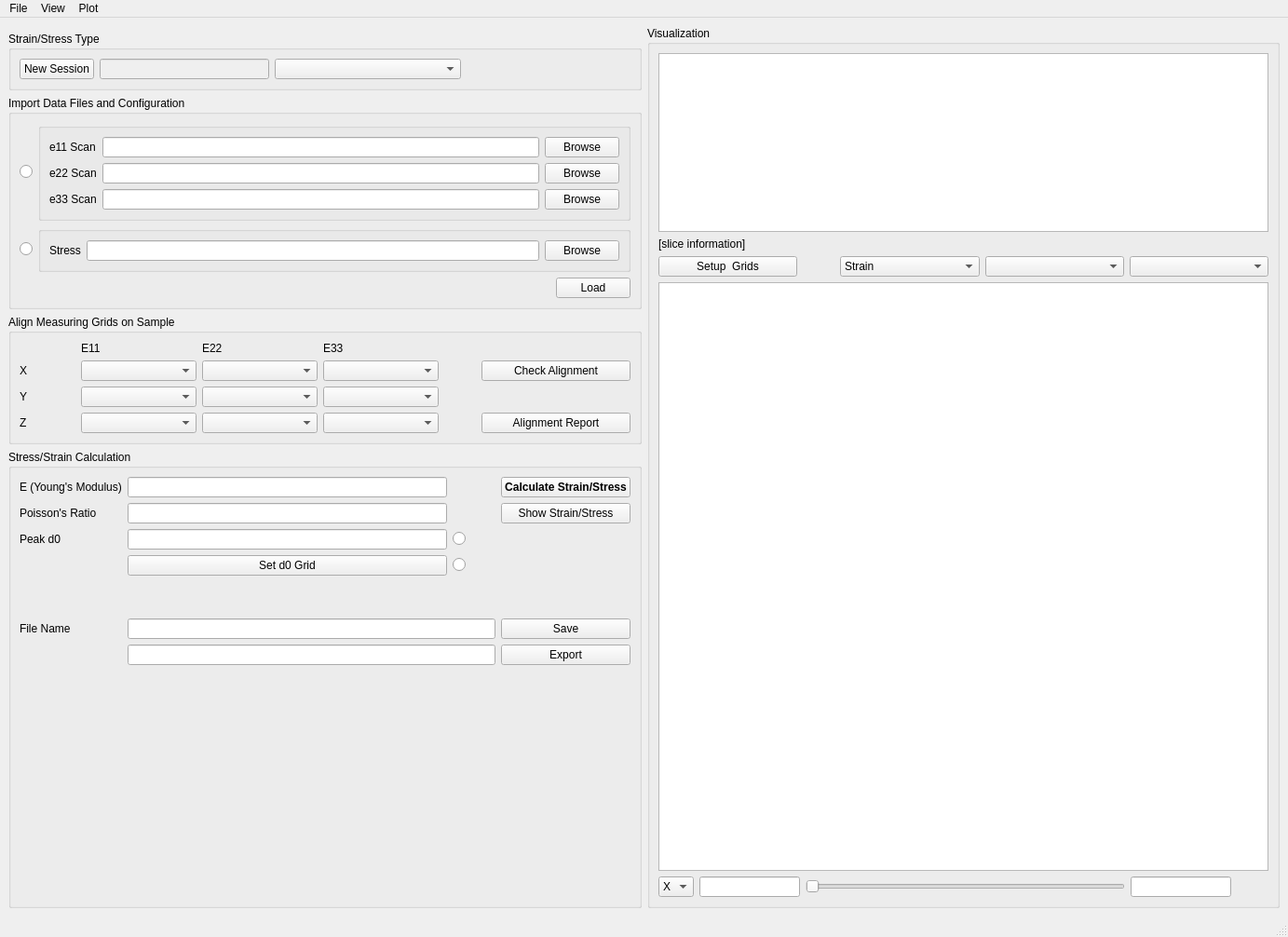
<?xml version="1.0" encoding="UTF-8"?>
<ui version="4.0">
 <class>MainWindow</class>
 <widget class="QMainWindow" name="MainWindow">
  <property name="geometry">
   <rect>
    <x>0</x>
    <y>0</y>
    <width>1383</width>
    <height>1006</height>
   </rect>
  </property>
  <property name="windowTitle">
   <string>MainWindow</string>
  </property>
  <widget class="QWidget" name="centralwidget">
   <layout class="QGridLayout" name="gridLayout_6">
    <item row="0" column="1" rowspan="5">
     <widget class="QGroupBox" name="groupBox_3">
      <property name="title">
       <string>Visualization</string>
      </property>
      <layout class="QVBoxLayout" name="verticalLayout">
       <item>
        <widget class="QPlainTextEdit" name="plainTextEdit_info">
         <property name="sizePolicy">
          <sizepolicy hsizetype="Expanding" vsizetype="Preferred">
           <horstretch>0</horstretch>
           <verstretch>0</verstretch>
          </sizepolicy>
         </property>
         <property name="toolTip">
          <string>&lt;html&gt;&lt;head/&gt;&lt;body&gt;&lt;p&gt;Title and other information&lt;/p&gt;&lt;/body&gt;&lt;/html&gt;</string>
         </property>
        </widget>
       </item>
       <item>
        <widget class="QLabel" name="label_sliceInformation">
         <property name="text">
          <string>[slice information]</string>
         </property>
        </widget>
       </item>
       <item>
        <layout class="QGridLayout" name="gridLayout_10">
         <item row="0" column="3">
          <widget class="QComboBox" name="comboBox_type">
           <item>
            <property name="text">
             <string>Strain</string>
            </property>
           </item>
           <item>
            <property name="text">
             <string>Stress</string>
            </property>
           </item>
           <item>
            <property name="text">
             <string>Peak Parameter</string>
            </property>
           </item>
          </widget>
         </item>
         <item row="0" column="2">
          <spacer name="horizontalSpacer_5">
           <property name="orientation">
            <enum>Qt::Horizontal</enum>
           </property>
           <property name="sizeType">
            <enum>QSizePolicy::Preferred</enum>
           </property>
           <property name="sizeHint" stdset="0">
            <size>
             <width>40</width>
             <height>20</height>
            </size>
           </property>
          </spacer>
         </item>
         <item row="0" column="0">
          <widget class="QPushButton" name="pushButton_alignGrids">
           <property name="toolTip">
            <string>&lt;html&gt;&lt;head/&gt;&lt;body&gt;&lt;p&gt;Set up the 3D grids to plot on&lt;/p&gt;&lt;/body&gt;&lt;/html&gt;</string>
           </property>
           <property name="text">
            <string>Setup  Grids</string>
           </property>
          </widget>
         </item>
         <item row="0" column="4">
          <widget class="QComboBox" name="comboBox_plotParameterName">
           <property name="sizePolicy">
            <sizepolicy hsizetype="Preferred" vsizetype="Fixed">
             <horstretch>0</horstretch>
             <verstretch>0</verstretch>
            </sizepolicy>
           </property>
          </widget>
         </item>
         <item row="0" column="5">
          <widget class="QComboBox" name="comboBox_paramDirection">
           <property name="toolTip">
            <string>&lt;html&gt;&lt;head/&gt;&lt;body&gt;&lt;p&gt;Only applied to peak parameters to plot. &lt;/p&gt;&lt;p&gt;Strain/stress has already assimilate the E11/E22/E33 in the result.&lt;/p&gt;&lt;/body&gt;&lt;/html&gt;</string>
           </property>
          </widget>
         </item>
        </layout>
       </item>
       <item>
        <widget class="SampleSliceView" name="graphicsView_sliceView">
         <property name="toolTip">
          <string>&lt;html&gt;&lt;head/&gt;&lt;body&gt;&lt;p&gt;Sliced view in contour plot&lt;/p&gt;&lt;/body&gt;&lt;/html&gt;</string>
         </property>
        </widget>
       </item>
       <item>
        <layout class="QHBoxLayout" name="horizontalLayout_2">
         <item>
          <widget class="QComboBox" name="comboBox_sliceDirection">
           <item>
            <property name="text">
             <string>X</string>
            </property>
           </item>
           <item>
            <property name="text">
             <string>Y</string>
            </property>
           </item>
           <item>
            <property name="text">
             <string>Z</string>
            </property>
           </item>
          </widget>
         </item>
         <item>
          <widget class="QLineEdit" name="lineEdit_sliceStartValue">
           <property name="sizePolicy">
            <sizepolicy hsizetype="Preferred" vsizetype="Fixed">
             <horstretch>0</horstretch>
             <verstretch>0</verstretch>
            </sizepolicy>
           </property>
          </widget>
         </item>
         <item>
          <widget class="QSlider" name="horizontalSlider_slicer3D">
           <property name="orientation">
            <enum>Qt::Horizontal</enum>
           </property>
          </widget>
         </item>
         <item>
          <widget class="QLineEdit" name="lineEdit_sliceEndValue">
           <property name="sizePolicy">
            <sizepolicy hsizetype="Preferred" vsizetype="Fixed">
             <horstretch>0</horstretch>
             <verstretch>0</verstretch>
            </sizepolicy>
           </property>
          </widget>
         </item>
         <item>
          <spacer name="horizontalSpacer_4">
           <property name="orientation">
            <enum>Qt::Horizontal</enum>
           </property>
           <property name="sizeType">
            <enum>QSizePolicy::Preferred</enum>
           </property>
           <property name="sizeHint" stdset="0">
            <size>
             <width>40</width>
             <height>20</height>
            </size>
           </property>
          </spacer>
         </item>
        </layout>
       </item>
      </layout>
     </widget>
    </item>
    <item row="4" column="0">
     <widget class="QGroupBox" name="groupBox_calculator">
      <property name="toolTip">
       <string>&lt;html&gt;&lt;head/&gt;&lt;body&gt;&lt;p&gt;Containing widgets related to stress/strain calculation setup&lt;/p&gt;&lt;/body&gt;&lt;/html&gt;</string>
      </property>
      <property name="title">
       <string>Stress/Strain Calculation</string>
      </property>
      <layout class="QGridLayout" name="gridLayout_4">
       <item row="5" column="1">
        <widget class="QLineEdit" name="lineEdit_d0"/>
       </item>
       <item row="6" column="2">
        <widget class="QRadioButton" name="radioButton_d0Grid">
         <property name="text">
          <string/>
         </property>
        </widget>
       </item>
       <item row="6" column="1">
        <widget class="QPushButton" name="pushButton_setd0Grid">
         <property name="text">
          <string>Set d0 Grid</string>
         </property>
        </widget>
       </item>
       <item row="5" column="0">
        <widget class="QLabel" name="label_10">
         <property name="text">
          <string>Peak d0</string>
         </property>
        </widget>
       </item>
       <item row="3" column="2">
        <spacer name="horizontalSpacer_2">
         <property name="orientation">
          <enum>Qt::Horizontal</enum>
         </property>
         <property name="sizeType">
          <enum>QSizePolicy::Preferred</enum>
         </property>
         <property name="sizeHint" stdset="0">
          <size>
           <width>40</width>
           <height>20</height>
          </size>
         </property>
        </spacer>
       </item>
       <item row="9" column="4">
        <widget class="QPushButton" name="pushButton_exportSpecialType">
         <property name="maximumSize">
          <size>
           <width>200</width>
           <height>200</height>
          </size>
         </property>
         <property name="text">
          <string>Export</string>
         </property>
        </widget>
       </item>
       <item row="5" column="2">
        <widget class="QRadioButton" name="radioButton_uniformD0">
         <property name="text">
          <string/>
         </property>
        </widget>
       </item>
       <item row="9" column="1" colspan="3">
        <widget class="QLineEdit" name="lineEdit_exportFileName"/>
       </item>
       <item row="10" column="1">
        <spacer name="verticalSpacer">
         <property name="orientation">
          <enum>Qt::Vertical</enum>
         </property>
         <property name="sizeHint" stdset="0">
          <size>
           <width>20</width>
           <height>40</height>
          </size>
         </property>
        </spacer>
       </item>
       <item row="8" column="0">
        <widget class="QLabel" name="label_7">
         <property name="text">
          <string>File Name</string>
         </property>
        </widget>
       </item>
       <item row="8" column="4">
        <widget class="QPushButton" name="pushButton_saveStressStrain">
         <property name="maximumSize">
          <size>
           <width>200</width>
           <height>200</height>
          </size>
         </property>
         <property name="text">
          <string>Save</string>
         </property>
        </widget>
       </item>
       <item row="7" column="2">
        <spacer name="verticalSpacer_3">
         <property name="orientation">
          <enum>Qt::Vertical</enum>
         </property>
         <property name="sizeType">
          <enum>QSizePolicy::Preferred</enum>
         </property>
         <property name="sizeHint" stdset="0">
          <size>
           <width>20</width>
           <height>40</height>
          </size>
         </property>
        </spacer>
       </item>
       <item row="8" column="1" colspan="3">
        <widget class="QLineEdit" name="lineEdit_outputFileName"/>
       </item>
       <item row="2" column="0">
        <widget class="QLabel" name="label_5">
         <property name="maximumSize">
          <size>
           <width>140</width>
           <height>16777215</height>
          </size>
         </property>
         <property name="text">
          <string>E (Young's Modulus)</string>
         </property>
        </widget>
       </item>
       <item row="2" column="1">
        <widget class="QLineEdit" name="lineEdit_youngModulus"/>
       </item>
       <item row="3" column="0">
        <widget class="QLabel" name="label_poisson">
         <property name="text">
          <string>Poisson's Ratio</string>
         </property>
        </widget>
       </item>
       <item row="3" column="1">
        <widget class="QLineEdit" name="lineEdit_poissonRatio"/>
       </item>
       <item row="2" column="4">
        <widget class="QPushButton" name="pushButton_calUnconstrainedStress">
         <property name="maximumSize">
          <size>
           <width>200</width>
           <height>200</height>
          </size>
         </property>
         <property name="font">
          <font>
           <weight>75</weight>
           <bold>true</bold>
          </font>
         </property>
         <property name="text">
          <string>Calculate Strain/Stress</string>
         </property>
        </widget>
       </item>
       <item row="3" column="4">
        <widget class="QPushButton" name="pushButton_launchSSTable">
         <property name="toolTip">
          <string>&lt;html&gt;&lt;head/&gt;&lt;body&gt;&lt;p&gt;Show strain stress in a table&lt;/p&gt;&lt;/body&gt;&lt;/html&gt;</string>
         </property>
         <property name="text">
          <string>Show Strain/Stress</string>
         </property>
        </widget>
       </item>
      </layout>
     </widget>
    </item>
    <item row="3" column="0">
     <widget class="QGroupBox" name="groupBox_alignGrids">
      <property name="title">
       <string>Align Measuring Grids on Sample</string>
      </property>
      <layout class="QGridLayout" name="gridLayout_8">
       <item row="0" column="0">
        <layout class="QGridLayout" name="gridLayout_7">
         <item row="2" column="3">
          <widget class="QComboBox" name="comboBox_sampleLogNameY_E33">
           <property name="sizePolicy">
            <sizepolicy hsizetype="Expanding" vsizetype="Fixed">
             <horstretch>0</horstretch>
             <verstretch>0</verstretch>
            </sizepolicy>
           </property>
          </widget>
         </item>
         <item row="0" column="2">
          <widget class="QLabel" name="label_12">
           <property name="text">
            <string>E22</string>
           </property>
          </widget>
         </item>
         <item row="2" column="0">
          <widget class="QLabel" name="label_8">
           <property name="sizePolicy">
            <sizepolicy hsizetype="Minimum" vsizetype="Preferred">
             <horstretch>0</horstretch>
             <verstretch>0</verstretch>
            </sizepolicy>
           </property>
           <property name="maximumSize">
            <size>
             <width>60</width>
             <height>16777215</height>
            </size>
           </property>
           <property name="text">
            <string>Y</string>
           </property>
          </widget>
         </item>
         <item row="3" column="0">
          <widget class="QLabel" name="label_9">
           <property name="sizePolicy">
            <sizepolicy hsizetype="Minimum" vsizetype="Preferred">
             <horstretch>0</horstretch>
             <verstretch>0</verstretch>
            </sizepolicy>
           </property>
           <property name="maximumSize">
            <size>
             <width>60</width>
             <height>16777215</height>
            </size>
           </property>
           <property name="text">
            <string>Z</string>
           </property>
          </widget>
         </item>
         <item row="1" column="0">
          <widget class="QLabel" name="label_6">
           <property name="sizePolicy">
            <sizepolicy hsizetype="Minimum" vsizetype="Preferred">
             <horstretch>0</horstretch>
             <verstretch>0</verstretch>
            </sizepolicy>
           </property>
           <property name="minimumSize">
            <size>
             <width>60</width>
             <height>0</height>
            </size>
           </property>
           <property name="maximumSize">
            <size>
             <width>60</width>
             <height>16777215</height>
            </size>
           </property>
           <property name="text">
            <string>X</string>
           </property>
          </widget>
         </item>
         <item row="1" column="1">
          <widget class="QComboBox" name="comboBox_sampleLogNameX_E11">
           <property name="sizePolicy">
            <sizepolicy hsizetype="Expanding" vsizetype="Fixed">
             <horstretch>0</horstretch>
             <verstretch>0</verstretch>
            </sizepolicy>
           </property>
           <property name="toolTip">
            <string>&lt;html&gt;&lt;head/&gt;&lt;body&gt;&lt;p&gt;Name of sample log index for coordinate on x-direction.&lt;/p&gt;&lt;p&gt;&lt;br/&gt;&lt;/p&gt;&lt;p&gt;For example: vx&lt;/p&gt;&lt;/body&gt;&lt;/html&gt;</string>
           </property>
          </widget>
         </item>
         <item row="2" column="1">
          <widget class="QComboBox" name="comboBox_sampleLogNameY_E11">
           <property name="sizePolicy">
            <sizepolicy hsizetype="Preferred" vsizetype="Fixed">
             <horstretch>0</horstretch>
             <verstretch>0</verstretch>
            </sizepolicy>
           </property>
           <property name="toolTip">
            <string>&lt;html&gt;&lt;head/&gt;&lt;body&gt;&lt;p&gt;Name of sample log index for coordinate on Y-direction.&lt;/p&gt;&lt;p&gt;&lt;br/&gt;&lt;/p&gt;&lt;p&gt;For example:  vy&lt;/p&gt;&lt;/body&gt;&lt;/html&gt;</string>
           </property>
          </widget>
         </item>
         <item row="3" column="1">
          <widget class="QComboBox" name="comboBox_sampleLogNameZ_E11">
           <property name="sizePolicy">
            <sizepolicy hsizetype="Preferred" vsizetype="Fixed">
             <horstretch>0</horstretch>
             <verstretch>0</verstretch>
            </sizepolicy>
           </property>
           <property name="toolTip">
            <string>&lt;html&gt;&lt;head/&gt;&lt;body&gt;&lt;p&gt;Name of sample log index for coordinate on Z-direction.&lt;/p&gt;&lt;p&gt;&lt;br/&gt;&lt;/p&gt;&lt;p&gt;For example:  vz&lt;/p&gt;&lt;p&gt;&lt;br/&gt;&lt;/p&gt;&lt;/body&gt;&lt;/html&gt;</string>
           </property>
          </widget>
         </item>
         <item row="1" column="4">
          <spacer name="horizontalSpacer_3">
           <property name="orientation">
            <enum>Qt::Horizontal</enum>
           </property>
           <property name="sizeType">
            <enum>QSizePolicy::Preferred</enum>
           </property>
           <property name="sizeHint" stdset="0">
            <size>
             <width>40</width>
             <height>20</height>
            </size>
           </property>
          </spacer>
         </item>
         <item row="1" column="2">
          <widget class="QComboBox" name="comboBox_sampleLogNameX_E22">
           <property name="sizePolicy">
            <sizepolicy hsizetype="Expanding" vsizetype="Fixed">
             <horstretch>0</horstretch>
             <verstretch>0</verstretch>
            </sizepolicy>
           </property>
          </widget>
         </item>
         <item row="2" column="2">
          <widget class="QComboBox" name="comboBox_sampleLogNameY_E22">
           <property name="sizePolicy">
            <sizepolicy hsizetype="Expanding" vsizetype="Fixed">
             <horstretch>0</horstretch>
             <verstretch>0</verstretch>
            </sizepolicy>
           </property>
          </widget>
         </item>
         <item row="3" column="2">
          <widget class="QComboBox" name="comboBox_sampleLogNameZ_E22">
           <property name="sizePolicy">
            <sizepolicy hsizetype="Expanding" vsizetype="Fixed">
             <horstretch>0</horstretch>
             <verstretch>0</verstretch>
            </sizepolicy>
           </property>
          </widget>
         </item>
         <item row="0" column="1">
          <widget class="QLabel" name="label_11">
           <property name="text">
            <string>E11</string>
           </property>
          </widget>
         </item>
         <item row="1" column="3">
          <widget class="QComboBox" name="comboBox_sampleLogNameX_E33">
           <property name="sizePolicy">
            <sizepolicy hsizetype="Expanding" vsizetype="Fixed">
             <horstretch>0</horstretch>
             <verstretch>0</verstretch>
            </sizepolicy>
           </property>
          </widget>
         </item>
         <item row="0" column="3">
          <widget class="QLabel" name="label_13">
           <property name="text">
            <string>E33</string>
           </property>
          </widget>
         </item>
         <item row="3" column="3">
          <widget class="QComboBox" name="comboBox_sampleLogNameZ_E33">
           <property name="sizePolicy">
            <sizepolicy hsizetype="Expanding" vsizetype="Fixed">
             <horstretch>0</horstretch>
             <verstretch>0</verstretch>
            </sizepolicy>
           </property>
          </widget>
         </item>
         <item row="3" column="5">
          <widget class="QPushButton" name="pushButton_showAlignGridTable">
           <property name="toolTip">
            <string>&lt;html&gt;&lt;head/&gt;&lt;body&gt;&lt;p&gt;Show report (in table) for alignment&lt;/p&gt;&lt;/body&gt;&lt;/html&gt;</string>
           </property>
           <property name="text">
            <string>Alignment Report</string>
           </property>
          </widget>
         </item>
         <item row="1" column="5">
          <widget class="QPushButton" name="pushButton_preAlignSampleLogXYZ">
           <property name="minimumSize">
            <size>
             <width>160</width>
             <height>0</height>
            </size>
           </property>
           <property name="maximumSize">
            <size>
             <width>200</width>
             <height>16777215</height>
            </size>
           </property>
           <property name="text">
            <string>Check Alignment</string>
           </property>
          </widget>
         </item>
        </layout>
       </item>
      </layout>
     </widget>
    </item>
    <item row="1" column="0">
     <widget class="QGroupBox" name="groupBox_2">
      <property name="title">
       <string>Strain/Stress Type</string>
      </property>
      <layout class="QGridLayout" name="gridLayout_9">
       <item row="0" column="1">
        <widget class="QLineEdit" name="lineEdit_sessionName">
         <property name="enabled">
          <bool>false</bool>
         </property>
         <property name="font">
          <font>
           <pointsize>9</pointsize>
          </font>
         </property>
        </widget>
       </item>
       <item row="0" column="0">
        <widget class="QPushButton" name="pushButton_newSession">
         <property name="text">
          <string>New Session</string>
         </property>
        </widget>
       </item>
       <item row="0" column="2">
        <widget class="QComboBox" name="comboBox_typeStrainStress">
         <property name="minimumSize">
          <size>
           <width>200</width>
           <height>0</height>
          </size>
         </property>
        </widget>
       </item>
       <item row="0" column="3">
        <spacer name="horizontalSpacer_6">
         <property name="orientation">
          <enum>Qt::Horizontal</enum>
         </property>
         <property name="sizeType">
          <enum>QSizePolicy::Expanding</enum>
         </property>
         <property name="sizeHint" stdset="0">
          <size>
           <width>40</width>
           <height>20</height>
          </size>
         </property>
        </spacer>
       </item>
      </layout>
     </widget>
    </item>
    <item row="2" column="0">
     <widget class="QGroupBox" name="groupBox_importData">
      <property name="title">
       <string>Import Data Files and Configuration</string>
      </property>
      <layout class="QGridLayout" name="gridLayout_3">
       <item row="1" column="1">
        <widget class="QGroupBox" name="groupBox_importRawFiles">
         <property name="title">
          <string/>
         </property>
         <layout class="QGridLayout" name="gridLayout_2">
          <item row="0" column="0">
           <widget class="QLabel" name="label">
            <property name="text">
             <string>e11 Scan</string>
            </property>
           </widget>
          </item>
          <item row="0" column="1">
           <widget class="QLineEdit" name="lineEdit_e11ScanFile"/>
          </item>
          <item row="0" column="2">
           <widget class="QPushButton" name="pushButton_browse_e11ScanFile">
            <property name="text">
             <string>Browse</string>
            </property>
           </widget>
          </item>
          <item row="1" column="0">
           <widget class="QLabel" name="label_2">
            <property name="text">
             <string>e22 Scan</string>
            </property>
           </widget>
          </item>
          <item row="1" column="1">
           <widget class="QLineEdit" name="lineEdit_e22ScanFile"/>
          </item>
          <item row="1" column="2">
           <widget class="QPushButton" name="pushButton_browse_e22ScanFile">
            <property name="text">
             <string>Browse</string>
            </property>
           </widget>
          </item>
          <item row="2" column="0">
           <widget class="QLabel" name="label_3">
            <property name="text">
             <string>e33 Scan</string>
            </property>
           </widget>
          </item>
          <item row="2" column="1">
           <widget class="QLineEdit" name="lineEdit_e33ScanFile"/>
          </item>
          <item row="2" column="2">
           <widget class="QPushButton" name="pushButton_browse_e33ScanFile">
            <property name="text">
             <string>Browse</string>
            </property>
           </widget>
          </item>
         </layout>
        </widget>
       </item>
       <item row="1" column="0">
        <widget class="QRadioButton" name="radioButton_loadRaw">
         <property name="text">
          <string/>
         </property>
        </widget>
       </item>
       <item row="2" column="0">
        <widget class="QRadioButton" name="radioButton_loadReduced">
         <property name="text">
          <string/>
         </property>
        </widget>
       </item>
       <item row="2" column="1">
        <widget class="QGroupBox" name="groupBox_importReducedFile">
         <property name="title">
          <string/>
         </property>
         <layout class="QGridLayout" name="gridLayout">
          <item row="0" column="0">
           <widget class="QLabel" name="label_4">
            <property name="text">
             <string>Stress</string>
            </property>
           </widget>
          </item>
          <item row="0" column="1">
           <widget class="QLineEdit" name="lineEdit_reducedFile"/>
          </item>
          <item row="0" column="2">
           <widget class="QPushButton" name="pushButton_browseReducedFile">
            <property name="text">
             <string>Browse</string>
            </property>
           </widget>
          </item>
         </layout>
        </widget>
       </item>
       <item row="3" column="1">
        <layout class="QGridLayout" name="gridLayout_5">
         <item row="0" column="1">
          <widget class="QPushButton" name="pushButton_loadFile">
           <property name="toolTip">
            <string>&lt;html&gt;&lt;head/&gt;&lt;body&gt;&lt;p&gt;Button to load the reduced HB2B data with peak fitting result.&lt;/p&gt;&lt;p&gt;&lt;br/&gt;&lt;/p&gt;&lt;p&gt;It is disabled if the strain stress session is not set up.&lt;/p&gt;&lt;/body&gt;&lt;/html&gt;</string>
           </property>
           <property name="text">
            <string>Load</string>
           </property>
          </widget>
         </item>
         <item row="0" column="0">
          <spacer name="horizontalSpacer">
           <property name="orientation">
            <enum>Qt::Horizontal</enum>
           </property>
           <property name="sizeHint" stdset="0">
            <size>
             <width>40</width>
             <height>20</height>
            </size>
           </property>
          </spacer>
         </item>
        </layout>
       </item>
      </layout>
     </widget>
    </item>
   </layout>
  </widget>
  <widget class="QMenuBar" name="menubar">
   <property name="geometry">
    <rect>
     <x>0</x>
     <y>0</y>
     <width>1383</width>
     <height>25</height>
    </rect>
   </property>
   <widget class="QMenu" name="menuFile">
    <property name="title">
     <string>File</string>
    </property>
    <addaction name="actionNew_Session"/>
    <addaction name="actionOpen"/>
    <addaction name="actionSave"/>
    <addaction name="actionQuit"/>
   </widget>
   <widget class="QMenu" name="menuView">
    <property name="title">
     <string>View</string>
    </property>
    <addaction name="actionAlignment_Report"/>
   </widget>
   <widget class="QMenu" name="menuPlot">
    <property name="title">
     <string>Plot</string>
    </property>
    <addaction name="actionPlot_Grids_3D"/>
   </widget>
   <addaction name="menuFile"/>
   <addaction name="menuView"/>
   <addaction name="menuPlot"/>
  </widget>
  <widget class="QStatusBar" name="statusbar"/>
  <action name="actionOpen">
   <property name="text">
    <string>Open</string>
   </property>
  </action>
  <action name="actionSave">
   <property name="text">
    <string>Save</string>
   </property>
  </action>
  <action name="actionQuit">
   <property name="text">
    <string>Quit</string>
   </property>
  </action>
  <action name="actionNew_Session">
   <property name="text">
    <string>New Session</string>
   </property>
  </action>
  <action name="actionAlignment_Report">
   <property name="text">
    <string>Alignment Report</string>
   </property>
  </action>
  <action name="actionPlot_Grids_3D">
   <property name="text">
    <string>Plot Grids (3D)</string>
   </property>
  </action>
 </widget>
 <customwidgets>
  <customwidget>
   <class>SampleSliceView</class>
   <extends>QGraphicsView</extends>
   <header>diffdataviews.h</header>
  </customwidget>
 </customwidgets>
 <resources/>
 <connections/>
</ui>
